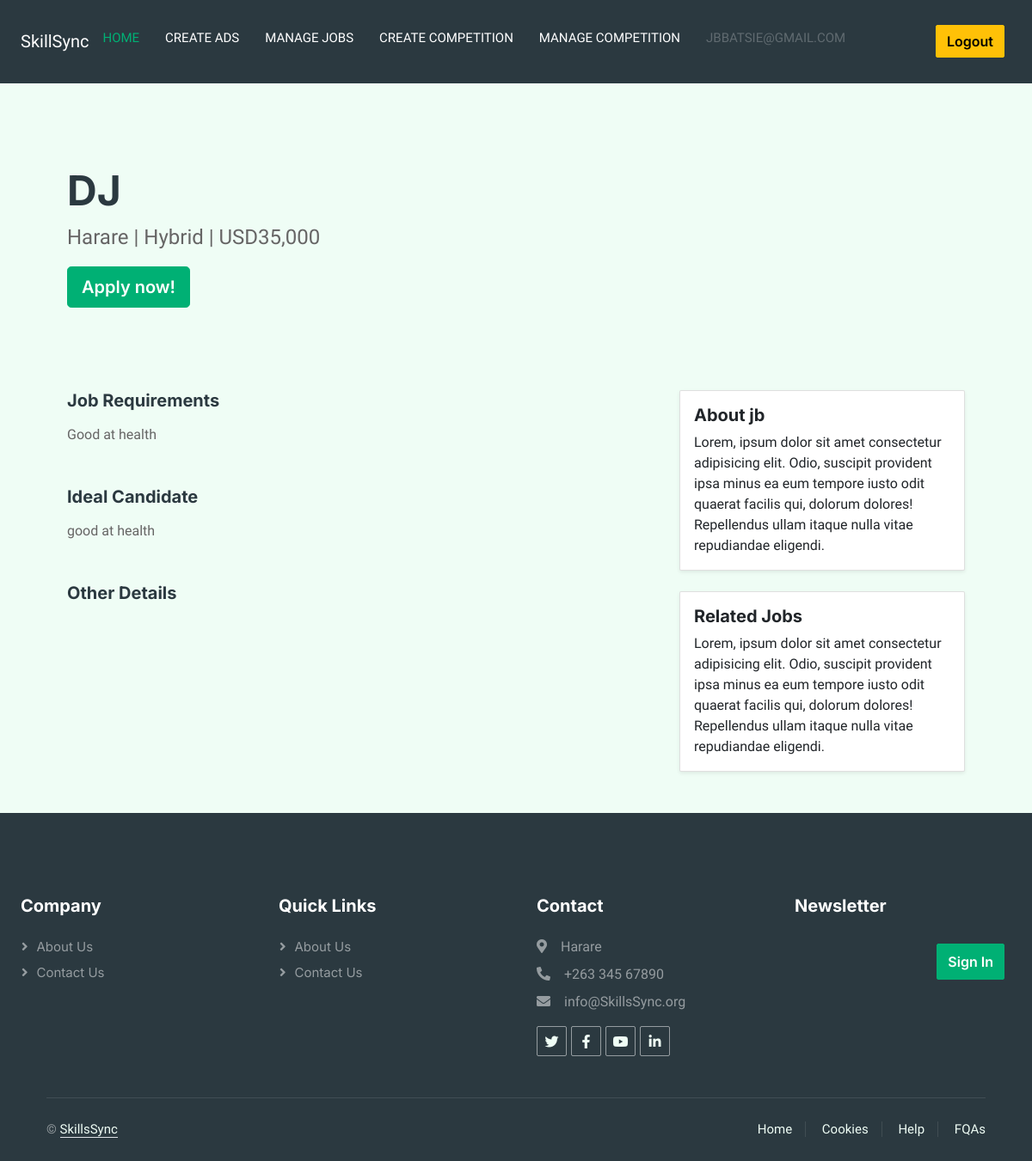
The page /job-details/4/ (signed in) on the database its author committed.
### users/models.py (models this page shows)
class User(AbstractUser):
 email = models.EmailField(unique= True)
 is_recruiter = models.BooleanField(default=False)
 is_applicant = models.BooleanField(default=False)
 has_resume = models.BooleanField(default=False)
 has_company = models.BooleanField(default=False)

### job/models.py (models this page shows, shortened)
class Job(models.Model):
    job_type_choices = (
        ('Remote','Remote'),
        ('Onsite','Onsite'),
        ('Hybrid','Hybrid')
    )
    user = models.ForeignKey(User, on_delete = models.CASCADE)
    company = models.ForeignKey(Company, on_delete = models.CASCADE)
    title = models.CharField(max_length=100)
    city = models.CharField(max_length= 100)
    salary = models.PositiveIntegerField(default =35000 )
    requirements = models.TextField()
    ideal_candidate = models.TextField()
    is_available = models.BooleanField(default=True) # if job is available or not
    timestamp = models.DateTimeField(auto_now_add=True)
    industry = models.ForeignKey(Industry, on_delete = models.DO_NOTHING, null = True, blank = True)
    province = models.ForeignKey(Province, on_delete= models.DO_NOTHING, null = True, blank= True)
    job_type = models.CharField(max_length=20, choices = job_type_choices, null = True, blank = True)

class Province(models.Model):
    name = models.CharField(max_length=100)
    def __str__(self):
        return self.name

### company/models.py (models this page shows)
class Company(models.Model):
    user = models.OneToOneField(User,on_delete = models.CASCADE)
    name = models.CharField(max_length=100,null=True, blank=True)
    est_date = models.PositiveIntegerField(null=True, blank=True)
    city = models.CharField(max_length=100,null=True, blank=True)
    state = models.CharField(max_length=100,null=True, blank=True)

### website/views.py (the view)
# urls.py: path('job-details/<int:pk>/', views.job_details, name='job-details'),
@login_required
def job_details(request, pk):
    if ApplyJob.objects.filter(user=request.user, job=pk).exists():
        has_applied = True
    else:
        has_applied = False
    job = Job.objects.get(pk=pk)
    context = {'job': job, 'has_applied': has_applied}
    return render(request, 'website/job_details.html', context)

### templates/website/job_details.html (shortened to what this page needs)
{% extends 'base.html' %}
{% load humanize %}
{% block content %}
<section class="bg-light py-5">
  <div class="container">
    <h1 class="display-5 fw-bold">{{ job.title }}</h1>
    <p class="fs-4">
      {{ job.province }} | {{ job.job_type }} | USD{{ job.salary|intcomma }}
    </p>
    {% if has_applied == False %}
    <a href="{% url 'apply-to-job' job.pk %}" class="btn btn-primary btn-lg">Apply now!</a>
    {% else %}
    <p class="text-danger">You have already applied for this job</p>
    {% endif %}
  </div>
</section>
<div class="container my-5">
  <div class="row">
    <div class="col-lg-8">
      <section class="mb-5">
        <h5>Job Requirements</h5>
        <p>{{ job.requirements|linebreaks }}</p>
      </section>
      <section class="mb-5">
        <h5>Ideal Candidate</h5>
        <p>{{ job.ideal_candidate|linebreaks }}</p>
      </section>
      <section class="mb-5">
        <h5>Other Details</h5>
      </section>
    </div>
    <div class="col-lg-4">
      <div class="card mb-4 shadow-sm">
        <div class="card-body">
          <h5 class="card-title">About {{ job.company.name }}</h5>
          <p class="card-text">
            Lorem, ipsum dolor sit amet consectetur adipisicing elit. Odio, suscipit provident ipsa minus ea eum tempore iusto odit quaerat facilis qui, dolorum dolores! Repellendus ullam itaque nulla vitae repudiandae eligendi.
          </p>
        </div>
      </div>
      <div class="card shadow-sm">
        <div class="card-body">
          <h5 class="card-title">Related Jobs</h5>
          <p class="card-text">
            Lorem, ipsum dolor sit amet consectetur adipisicing elit. Odio, suscipit provident ipsa minus ea eum tempore iusto odit quaerat facilis qui, dolorum dolores! Repellendus ullam itaque nulla vitae repudiandae eligendi.
          </p>
        </div>
      </div>
    </div>
  </div>
</div>
{% endblock content %}

### templates/base.html (shortened to what this page needs)
<!DOCTYPE html>
<html lang="en">
<head>
    <link href="css/style.css" rel="stylesheet">
    <link rel="stylesheet" href="https://cdnjs.cloudflare.com/ajax/libs/font-awesome/5.15.4/css/all.min.css">
    <link href="https://cdn.jsdelivr.net/npm/bootstrap@5.3.2/dist/css/bootstrap.min.css" rel="stylesheet">
    <link href="https://cdnjs.cloudflare.com/ajax/libs/font-awesome/5.10.0/css/all.min.css" rel="stylesheet">
    <link href="https://cdn.jsdelivr.net/npm/bootstrap-icons@1.4.1/font/bootstrap-icons.css" rel="stylesheet">
    <link href="lib/animate/animate.min.css" rel="stylesheet">
    <link href="lib/owlcarousel/assets/owl.carousel.min.css" rel="stylesheet">
    <link href="css/bootstrap.min.css" rel="stylesheet">
    <link href="css/style.css" rel="stylesheet">
</head>
<body>
    <nav class="navbar navbar-expand-lg navbar-dark bg-dark">
        <div class="container-fluid">
            <a class="navbar-brand" href="{% url 'home'%}">SkillSync</a>
            <div class="collapse navbar-collapse" id="navbarSupportedContent" >
                {% if request.user.is_authenticated%}
                {% if request.user.is_applicant %}
                <ul class="navbar-nav me-auto mb-2 mb-lg0">
                    <li class="nav-item"><a class="nav-link active" aria-current="page" href="{% url 'dashboard' %}">Home</a>
                    </li>
                    {% if request.user.has_resume%}
                    <li class="nav-item">
                        <a class="nav-link " href="{% url 'job-listing' %}">Apply to Jobs</a>
                    </li>
                    <li class="nav-item"><a class="nav-link active" aria-current="page" href="{% url 'applied-jobs' %}">Manage Job Applications</a>
                    </li>
                    <li class="nav-item">
                        <a class="nav-link " href="{% url 'compete-listing' %}">Compete</a>
                    </li>
                    <li class="nav-item"><a class="nav-link active" aria-current="page" href="{% url 'applied-compete' %}">Applied Competitions</a>
                    </li>
                    {% else %}
                    <li class="nav-item">
                        <a class="nav-link " href="{% url 'update-resume' %}">Create Profile</a>
                    {% endif %}
                    <li class="nav-item">
                        <a class="nav-link disabled" href="a" tabindex="-1" aria-disabled="true">{{request.user.email}}</a>
                    </li>
                </ul>
                <a href="{%url 'logout'%}" class="btn btn-warning me-2 ">Logout</a>
                {% elif request.user.is_recruiter%}
                <ul class="navbar-nav me-auto mb-2 mb-lg0">
                    <li class="nav-item"><a class="nav-link active" aria-current="page" href="a">Home</a>
                    </li>
                    {% if request.user.has_company  %}
                    <li class="nav-item">
                        <a class="nav-link " href="{%url 'create-job'%}">Create Ads</a>
                    </li>
                    <li class="nav-item">
                        <a class="nav-link " href="{%url 'manage-jobs'%}">Manage Jobs</a>
                    </li>
                    <li class="nav-item">
                        <a class="nav-link " href="{%url 'create-compete'%}">Create Competition</a>
                    </li>
                    <li class="nav-item">
                        <a class="nav-link " href="{%url 'manage-compete'%}">Manage Competition</a>
                    </li>
                    {% else %}
                <li class="nav-item">
                    <a class="nav-link disabled" href="a" tabindex="-1" aria-disabled="true">{{request.user.email}}</a>
                </li>
                </ul>
                <a href="{%url 'logout'%}" class="btn btn-warning me-2 ">Logout</a>
                {% endif %}
                {% else  %}
                <ul class="navbar-nav me-auto mb-2 mb-lg0">
                    <li class="nav-item">
                        <a class="nav-link active" aria-current="page" href="{% url 'job-listing' %}">All Jobs</a>
                    </li>
                        </ul>
                {%endif%}
            </div>
        </div>
    </nav>
    <div class="container mt-5">
        {% block content%}
        {% endblock content%}
    </div>
<footer class="container-fluid bg-dark text-white-50 footer pt-5 mt-5 wow fadeIn" data-wow-delay="0.1s">
    <div class="ccontainer py-5 ">
        <div class="row g-5">
            <div class="col-lg-3 col-md-6">
                <h5 class="text-white mb-4">Company</h5>
                <a class="btn btn-link text-white-50" href="">About Us</a>
                <a class="btn btn-link text-white-50" href="">Contact Us</a>
            </div>
            <div class="col-lg-3 col-md-6">
                <h5 class="text-white mb-4">Quick Links</h5>
                <a class="btn btn-link text-white-50" href="">About Us</a>
                <a class="btn btn-link text-white-50" href="">Contact Us</a>
            </div>
            <div class="col-lg-3 col-md-6">
                <h5 class="text-white mb-4">Contact</h5>
                <p class="mb-2"><i class="fa fa-map-marker-alt me-3"></i>Harare</p>
                <p class="mb-2"><i class="fa fa-phone-alt me-3"></i>+263 345 67890</p>
                <p class="mb-2"><i class="fa fa-envelope me-3"></i>info@SkillsSync.org</p>
                <div class="d-flex pt-2">
                    <a class="btn btn-outline-light btn-social" href=""><i class="fab fa-twitter"></i></a>
                    <a class="btn btn-outline-light btn-social" href=""><i class="fab fa-facebook-f"></i></a>
                    <a class="btn btn-outline-light btn-social" href=""><i class="fab fa-youtube"></i></a>
                    <a class="btn btn-outline-light btn-social" href=""><i class="fab fa-linkedin-in"></i></a>
                </div>
            </div>
            <div class="col-lg-3 col-md-6">
                <h5 class="text-white mb-4">Newsletter</h5>
                <div class="position-relative mx-auto" style="max-width: 400px;">
                    <a href="{%  url  'login'%}" type="button" class="btn btn-primary py-2 position-absolute top-0 end-0 mt-2 me-2">Sign In</a>
                </div>
            </div>
        </div>
    </div>
    <div class="container">
        <div class="copyright">
            <div class="row">
                <div class="col-md-6 text-center text-md-start mb-3 mb-md-0">
                    &copy; <a class="border-bottom" href="#">SkillsSync</a>
                </div>
                <div class="col-md-6 text-center text-md-end">
                    <div class="footer-menu">
                        <a href="">Home</a>
                        <a href="">Cookies</a>
                        <a href="">Help</a>
                        <a href="">FQAs</a>
                    </div>
                </div>
            </div>
        </div>
    </div>
</footer>
</body>
</html>

### css/style.css (style rules this page uses)
:root { --primary: #00B074; --secondary: #2B9BFF; --light: #EFFDF5; --dark: #2B3940; }
.btn { font-family: 'Inter', sans-serif; font-weight: 600; transition: .5s; }
.btn.btn-primary, .btn.btn-secondary { color: #FFFFFF; }
.navbar-dark .navbar-nav .nav-link, .navbar-light .navbar-nav .nav-link { margin-right: 30px; padding: 25px 0; color: #FFFFFF; font-size: 15px; text-transform: uppercase; outline: none; }
.navbar-dark .navbar-nav .nav-link:hover, .navbar-dark .navbar-nav .nav-link.active, .navbar-light .navbar-nav .nav-link:hover, .navbar-light .navbar-nav .nav-link.active { color: var(--primary); }
.footer .btn.btn-social { margin-right: 5px; width: 35px; height: 35px; display: flex; align-items: center; justify-content: center; color: var(--light); border: 1px solid rgba(255,255,255,0.5); border-radius: 2px; transition: .3s; }
.footer .btn.btn-link { display: block; margin-bottom: 5px; padding: 0; text-align: left; font-size: 15px; font-weight: normal; text-transform: capitalize; transition: .3s; }
.footer .btn.btn-link::before { position: relative; content: "\f105"; font-family: "Font Awesome 5 Free"; font-weight: 900; margin-right: 10px; }
.footer .copyright { padding: 25px 0; font-size: 15px; border-top: 1px solid rgba(256, 256, 256, .1); }
.footer .copyright a { color: var(--light); }
.footer .footer-menu a { margin-right: 15px; padding-right: 15px; border-right: 1px solid rgba(255, 255, 255, .1); }
.footer .footer-menu a:last-child { margin-right: 0; padding-right: 0; border-right: none; }

### rows shown on the page
User: user.email "JBBATSIE@GMAIL.COM"
Job: title "DJ", province "Harare", job_type "Hybrid", salary "35,000", requirements "Good at health", ideal_candidate "good at health", company.name "jb"
